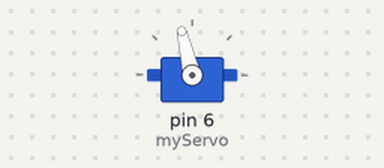
The sketch below on a simulated Arduino Uno, built with avr-gcc and run on an emulated ATmega328P. Parts: servo.

Above: at 0.05 s.
At 0.35 s:
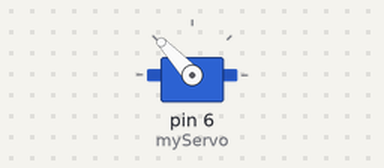
At 0.65 s:
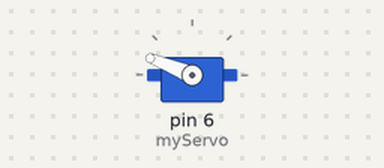
At 1.05 s:
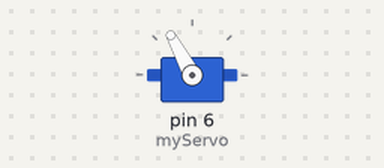
Timing chart, 0 to 3.0 s (numbered marks = the images above):
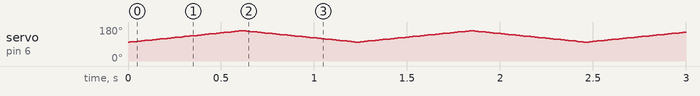

The sketch:

Arduino_code_Quad-Ex_improved_single_leg.ino
```cpp
#include <Servo.h>

Servo myServo;  // Maak een servo-object aan

void setup() {
  myServo.attach(6);  // Sluit de servo aan op pin 6
  myServo.write(0);
}

void loop() {
  // Beweeg van 0 naar 180 graden
  for (int pos = 100; pos <= 160; pos++) {
    myServo.write(pos);   // Zet de hoek
    delay(10);            // Kleine pauze voor vloeiende beweging
  }

  // Beweeg van 180 terug naar 0 graden
  for (int pos = 160; pos >= 100; pos--) {
    myServo.write(pos);   // Zet de hoek
    delay(10);            // Kleine pauze voor vloeiende beweging
  }
}
```
